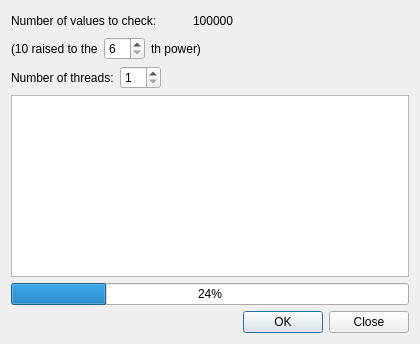
<?xml version="1.0" encoding="UTF-8"?>
<ui version="4.0">
 <class>PrimeFinderDialog</class>
 <widget class="QDialog" name="PrimeFinderDialog">
  <property name="geometry">
   <rect>
    <x>0</x>
    <y>0</y>
    <width>420</width>
    <height>344</height>
   </rect>
  </property>
  <property name="windowTitle">
   <string>Prime Number Finder</string>
  </property>
  <layout class="QVBoxLayout" name="verticalLayout">
   <item>
    <layout class="QHBoxLayout" name="horizontalLayout_2" stretch="1,0,1">
     <item>
      <widget class="QLabel" name="label">
       <property name="text">
        <string>Number of values to check:</string>
       </property>
      </widget>
     </item>
     <item>
      <widget class="QLabel" name="valueLabel">
       <property name="text">
        <string>100000</string>
       </property>
      </widget>
     </item>
     <item>
      <spacer name="horizontalSpacer">
       <property name="orientation">
        <enum>Qt::Horizontal</enum>
       </property>
       <property name="sizeHint" stdset="0">
        <size>
         <width>40</width>
         <height>20</height>
        </size>
       </property>
      </spacer>
     </item>
    </layout>
   </item>
   <item>
    <layout class="QHBoxLayout" name="horizontalLayout">
     <item>
      <widget class="QLabel" name="label_3">
       <property name="text">
        <string>(10 raised to the</string>
       </property>
      </widget>
     </item>
     <item>
      <widget class="QSpinBox" name="powerBox">
       <property name="minimum">
        <number>6</number>
       </property>
      </widget>
     </item>
     <item>
      <widget class="QLabel" name="label_2">
       <property name="text">
        <string>th power)</string>
       </property>
      </widget>
     </item>
     <item>
      <spacer name="horizontalSpacer_2">
       <property name="orientation">
        <enum>Qt::Horizontal</enum>
       </property>
       <property name="sizeHint" stdset="0">
        <size>
         <width>40</width>
         <height>20</height>
        </size>
       </property>
      </spacer>
     </item>
    </layout>
   </item>
   <item>
    <layout class="QFormLayout" name="formLayout">
     <property name="fieldGrowthPolicy">
      <enum>QFormLayout::FieldsStayAtSizeHint</enum>
     </property>
     <item row="0" column="0">
      <widget class="QLabel" name="label_4">
       <property name="text">
        <string>Number of threads:</string>
       </property>
      </widget>
     </item>
     <item row="0" column="1">
      <widget class="QSpinBox" name="nThreadsSpinBox">
       <property name="sizePolicy">
        <sizepolicy hsizetype="Preferred" vsizetype="Fixed">
         <horstretch>0</horstretch>
         <verstretch>0</verstretch>
        </sizepolicy>
       </property>
       <property name="minimum">
        <number>1</number>
       </property>
      </widget>
     </item>
    </layout>
   </item>
   <item>
    <widget class="QTextEdit" name="resultsArea"/>
   </item>
   <item>
    <widget class="QProgressBar" name="progressBar">
     <property name="value">
      <number>24</number>
     </property>
    </widget>
   </item>
   <item>
    <widget class="QDialogButtonBox" name="buttonBox">
     <property name="orientation">
      <enum>Qt::Horizontal</enum>
     </property>
     <property name="standardButtons">
      <set>QDialogButtonBox::Close|QDialogButtonBox::Ok</set>
     </property>
    </widget>
   </item>
  </layout>
 </widget>
 <resources/>
 <connections>
  <connection>
   <sender>buttonBox</sender>
   <signal>accepted()</signal>
   <receiver>PrimeFinderDialog</receiver>
   <slot>accept()</slot>
   <hints>
    <hint type="sourcelabel">
     <x>248</x>
     <y>254</y>
    </hint>
    <hint type="destinationlabel">
     <x>157</x>
     <y>274</y>
    </hint>
   </hints>
  </connection>
  <connection>
   <sender>buttonBox</sender>
   <signal>rejected()</signal>
   <receiver>PrimeFinderDialog</receiver>
   <slot>reject()</slot>
   <hints>
    <hint type="sourcelabel">
     <x>316</x>
     <y>260</y>
    </hint>
    <hint type="destinationlabel">
     <x>286</x>
     <y>274</y>
    </hint>
   </hints>
  </connection>
 </connections>
</ui>
